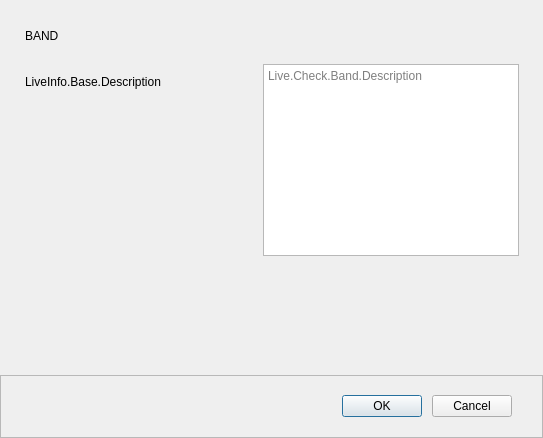
<?xml version="1.0" encoding="UTF-8"?>
<ui version="4.0">
 <class>PLSLiveInfoBand</class>
 <widget class="QWidget" name="PLSLiveInfoBand">
  <property name="geometry">
   <rect>
    <x>0</x>
    <y>0</y>
    <width>543</width>
    <height>438</height>
   </rect>
  </property>
  <property name="windowTitle">
   <string>LiveInfo.Dialog.Title</string>
  </property>
  <layout class="QVBoxLayout" name="verticalLayout">
   <property name="spacing">
    <number>0</number>
   </property>
   <property name="leftMargin">
    <number>0</number>
   </property>
   <property name="topMargin">
    <number>0</number>
   </property>
   <property name="rightMargin">
    <number>0</number>
   </property>
   <property name="bottomMargin">
    <number>0</number>
   </property>
   <item>
    <layout class="QVBoxLayout" name="verticalLayout_3">
     <property name="spacing">
      <number>0</number>
     </property>
     <property name="leftMargin">
      <number>25</number>
     </property>
     <property name="topMargin">
      <number>29</number>
     </property>
     <property name="rightMargin">
      <number>24</number>
     </property>
     <property name="bottomMargin">
      <number>0</number>
     </property>
     <item>
      <widget class="QLabel" name="labelCaption">
       <property name="text">
        <string>BAND</string>
       </property>
      </widget>
     </item>
     <item>
      <spacer name="verticalSpacer_2">
       <property name="orientation">
        <enum>Qt::Vertical</enum>
       </property>
       <property name="sizeType">
        <enum>QSizePolicy::Fixed</enum>
       </property>
       <property name="sizeHint" stdset="0">
        <size>
         <width>20</width>
         <height>21</height>
        </size>
       </property>
      </spacer>
     </item>
     <item>
      <layout class="QHBoxLayout" name="horizontalLayout">
       <property name="spacing">
        <number>0</number>
       </property>
       <item>
        <layout class="QVBoxLayout" name="verticalLayout_2">
         <property name="spacing">
          <number>0</number>
         </property>
         <property name="topMargin">
          <number>11</number>
         </property>
         <property name="rightMargin">
          <number>0</number>
         </property>
         <item alignment="Qt::AlignTop">
          <widget class="QLabel" name="describeLabel">
           <property name="sizePolicy">
            <sizepolicy hsizetype="Expanding" vsizetype="Preferred">
             <horstretch>0</horstretch>
             <verstretch>0</verstretch>
            </sizepolicy>
           </property>
           <property name="text">
            <string>LiveInfo.Base.Description</string>
           </property>
          </widget>
         </item>
        </layout>
       </item>
       <item>
        <widget class="QPlainTextEdit" name="plainTextEdit">
         <property name="placeholderText">
          <string>Live.Check.Band.Description</string>
         </property>
        </widget>
       </item>
      </layout>
     </item>
     <item>
      <spacer name="verticalSpacer">
       <property name="orientation">
        <enum>Qt::Vertical</enum>
       </property>
       <property name="sizeHint" stdset="0">
        <size>
         <width>20</width>
         <height>40</height>
        </size>
       </property>
      </spacer>
     </item>
    </layout>
   </item>
   <item>
    <widget class="QFrame" name="frame">
     <property name="minimumSize">
      <size>
       <width>0</width>
       <height>30</height>
      </size>
     </property>
     <property name="frameShape">
      <enum>QFrame::StyledPanel</enum>
     </property>
     <property name="frameShadow">
      <enum>QFrame::Raised</enum>
     </property>
     <layout class="QHBoxLayout" name="horizontalLayout_2">
      <property name="spacing">
       <number>10</number>
      </property>
      <property name="leftMargin">
       <number>0</number>
      </property>
      <property name="topMargin">
       <number>19</number>
      </property>
      <property name="rightMargin">
       <number>30</number>
      </property>
      <property name="bottomMargin">
       <number>20</number>
      </property>
      <item>
       <spacer name="horizontalSpacer">
        <property name="orientation">
         <enum>Qt::Horizontal</enum>
        </property>
        <property name="sizeHint" stdset="0">
         <size>
          <width>40</width>
          <height>20</height>
         </size>
        </property>
       </spacer>
      </item>
      <item>
       <widget class="QPushButton" name="okButton">
        <property name="text">
         <string>OK</string>
        </property>
        <property name="autoDefault">
         <bool>true</bool>
        </property>
        <property name="default">
         <bool>true</bool>
        </property>
        <property name="useFor" stdset="0">
         <string notr="true">Ok</string>
        </property>
       </widget>
      </item>
      <item>
       <widget class="QPushButton" name="cancelButton">
        <property name="text">
         <string>Cancel</string>
        </property>
        <property name="useFor" stdset="0">
         <string notr="true">Cancel</string>
        </property>
       </widget>
      </item>
     </layout>
    </widget>
   </item>
  </layout>
 </widget>
 <resources/>
 <connections/>
</ui>
